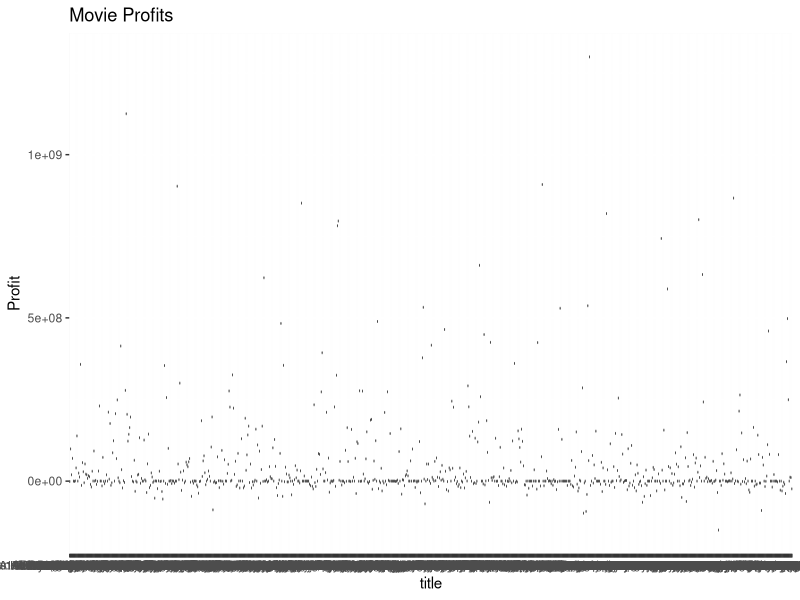
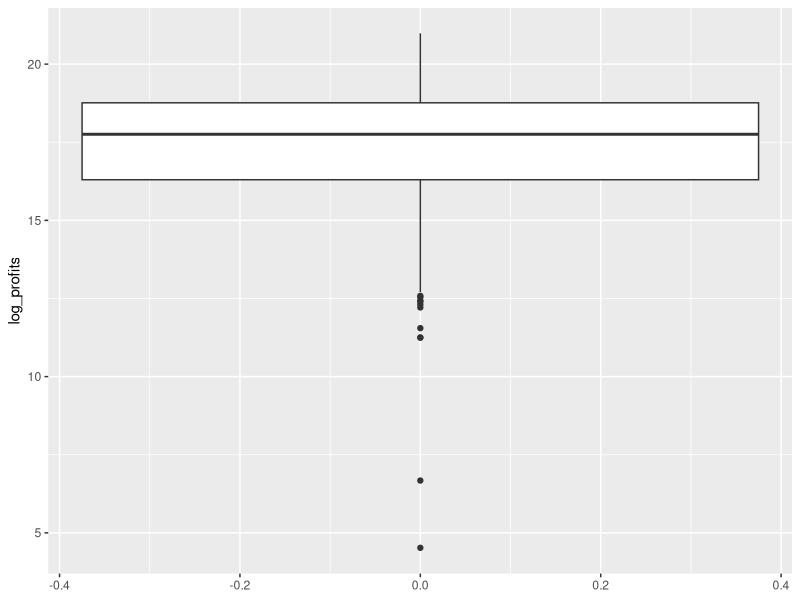
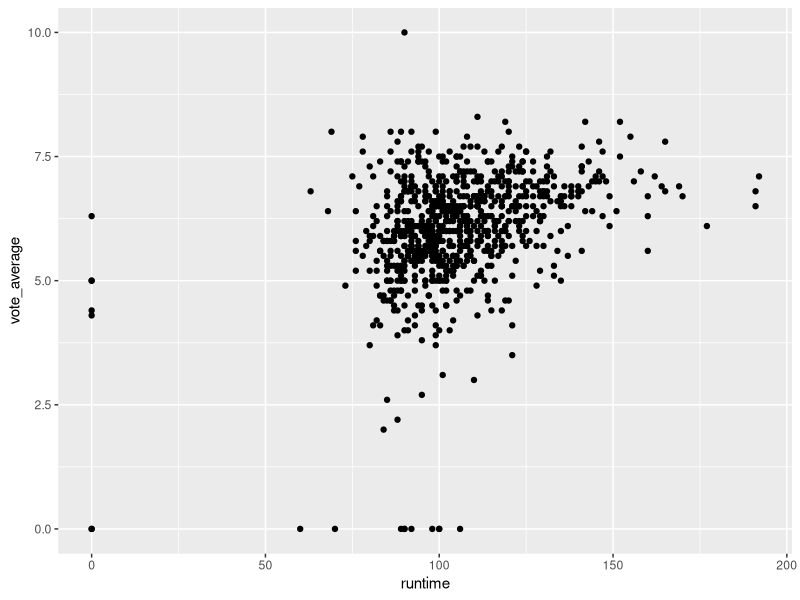

Write the R code that produced these figures, in order. (Note: this script raises an error after producing the figures.)
## ---- chunk 1
knitr::opts_chunk$set(echo = TRUE)
## ---- chunk 2
#install.packages("readr")
#install.packages("tidyverse")
library(tidyverse)
library(readr)
movies4 = read_tsv("movies4.tsv")
movies4 %>%
  count(index)
movies4
#808 observations
#19 variables
#19 subjects
#A subject consists of a multitude of information about a movie, from the title to the release year to the head actor to the vote average.
## ---- chunk 3
#Nominal variables: keywords, original_language, title, genre, first_actor, first_actor_gender, director_first_name, director_gender

#Ordinal variables: NA

#Interval variables: index, release_date, release_year, release_month, release_day

#Ratio variables: budget, popularity, revenue, runtime, vote_average, vote_count 
## ---- chunk 4
movies4 = read_tsv("movies4.tsv")
movies4 = movies4 %>%
  mutate(profits=revenue-budget)

profit_summary = movies4 %>%
  summarise(mean_profit=mean(profits, na.rm=T),
            median_profit=median(profits, na.rm=T),
            max_profit=max(profits, na.rm=T),
            min_profit=min(profits, na.rm=T)
            )
profit_summary

## ---- chunk 5
movies4 = read_tsv("movies4.tsv")

movies4 = movies4 %>%
  mutate(profits=revenue-budget)

movies4_highest = movies4 %>%
  filter(profits==max(profits, na.rm=T))%>%
  select(title, profits)
movies4_highest

movies4_lowest = movies4 %>%
  filter(profits==min(profits, na.rm=T))%>%
  select(title, profits)
movies4_lowest

## ---- chunk 6
library (ggplot2)

boxplot_profits<-ggplot(movies4, aes(x = title, y = profits)) +
  geom_boxplot() +
  labs(title="Movie Profits",
       y="Profit")
boxplot_profits

quartiles = quantile(movies4$profits)
quartiles
## ---- chunk 7
movies4 = read_tsv("movies4.tsv")
movies4 = movies4 %>%
  mutate(profits=revenue-budget)
movies4 =movies4%>%
  mutate(log_profits=log(profits))

movies4%>%
  summarise(mean(log_profits, na.rm=T))
## ---- chunk 8
movies4=read_tsv("movies4.tsv")
movies4=movies4%>%
  mutate(profits=revenue-budget)%>%
  mutate(log_profits = ifelse(profits <= 0, NA, log(profits)))
movies4

movies4%>%
  summarise(mean(log_profits, na.rm=T))

ggplot(movies4, aes(y=log_profits)) +
  geom_boxplot()



## ---- chunk 9

ggplot(movies4, aes(x=runtime, y=vote_average)) +
  geom_point()

## ---- chunk 10
#WRITE YOUR CODE HERE
library(tidyverse)

y<- x %>%
  group_by(first_actor)%>%
  count(first_actor)%>%
  arrange(desc(n))

head(y,2)

## ---- chunk 11
#WRITE YOUR CODE HERE
z<- x%>%
  group_by(first_actor)%>%
  summarise(mean_r = mean(revenue, na.rm = TRUE))
z = slice(z, -(1:64))
head(z,1)

mean_revenue = mean(x$revenue)
mean_revenue
## ---- chunk 12
mean(y$n)
## ---- chunk 13
library(tidyverse)

movies4 <- movies4 %>%
  mutate(profit_in_millions = profits / 1000000)

variance <- var(movies4$profit_in_millions)

variance

## ---- chunk 14
set.seed(56564)
movies_sample <- movies4[sample(nrow(movies4), 25), ]

variance_sample <- var(movies_sample$profit_in_millions)

variance_sample

variance

## ---- chunk 15
set.seed(293)
sample_vars<- c()
for(i in 1:100){
  mov_samp<- slice_sample(movies4, n=25)
  sample_vars[i]<- var(mov_samp$profit_in_millions)
  
}
print(sample_vars[1:9])
min(sample_vars)
max(sample_vars)
## ---- chunk 16
hist(sample_vars)
mean(sample_vars)
sd(sample_vars)

## ---- chunk 17
library(tidyverse)
library(readr)
movies4
movies_thriller <- movies4 %>%
  filter(genre=="Thriller")%>%
  summarise(
    n=n(),
    mean_runtime=mean(runtime, na.rm=T),
    sd_runtime=sd(runtime, na.rm=T),
    se=sd_runtime/sqrt(n()),
    t_critical=qt(0.995, df=n-1),
    ci_lower=mean_runtime-t_critical*se,
    ci_upper=mean_runtime+t_critical*se)%>%
  print()


## ---- chunk 18
#WRITE YOUR CODE HERE


## ---- chunk 19
#WRITE YOUR CODE HERE


## ---- chunk 20
#WRITE YOUR CODE HERE


## ---- chunk 21
#WRITE YOUR CODE HERE


## ---- chunk 22
#WRITE YOUR CODE HERE


## ---- chunk 23
#WRITE YOUR CODE HERE


## ---- chunk 24
#WRITE YOUR CODE HERE

## ---- chunk 25
#WRITE YOUR CODE HERE

## ---- chunk 26
#WRITE YOUR CODE HERE

## ---- chunk 27
#WRITE YOUR CODE HERE

## ---- chunk 28
#WRITE YOUR CODE HERE

## ---- chunk 29
#WRITE YOUR CODE HERE

## ---- chunk 30
#WRITE YOUR CODE HERE

## ---- chunk 31
#WRITE YOUR CODE HERE

## ---- chunk 32
#WRITE YOUR CODE HERE

## ---- chunk 33
#WRITE YOUR CODE HERE

## ---- chunk 34
#WRITE YOUR CODE HERE

## ---- chunk 35
#WRITE YOUR CODE HERE

## ---- chunk 36
#WRITE YOUR CODE HERE

## ---- chunk 37
#WRITE YOUR CODE HERE

## ---- chunk 38
#WRITE YOUR CODE HERE

## ---- chunk 39
#WRITE YOUR CODE HERE

